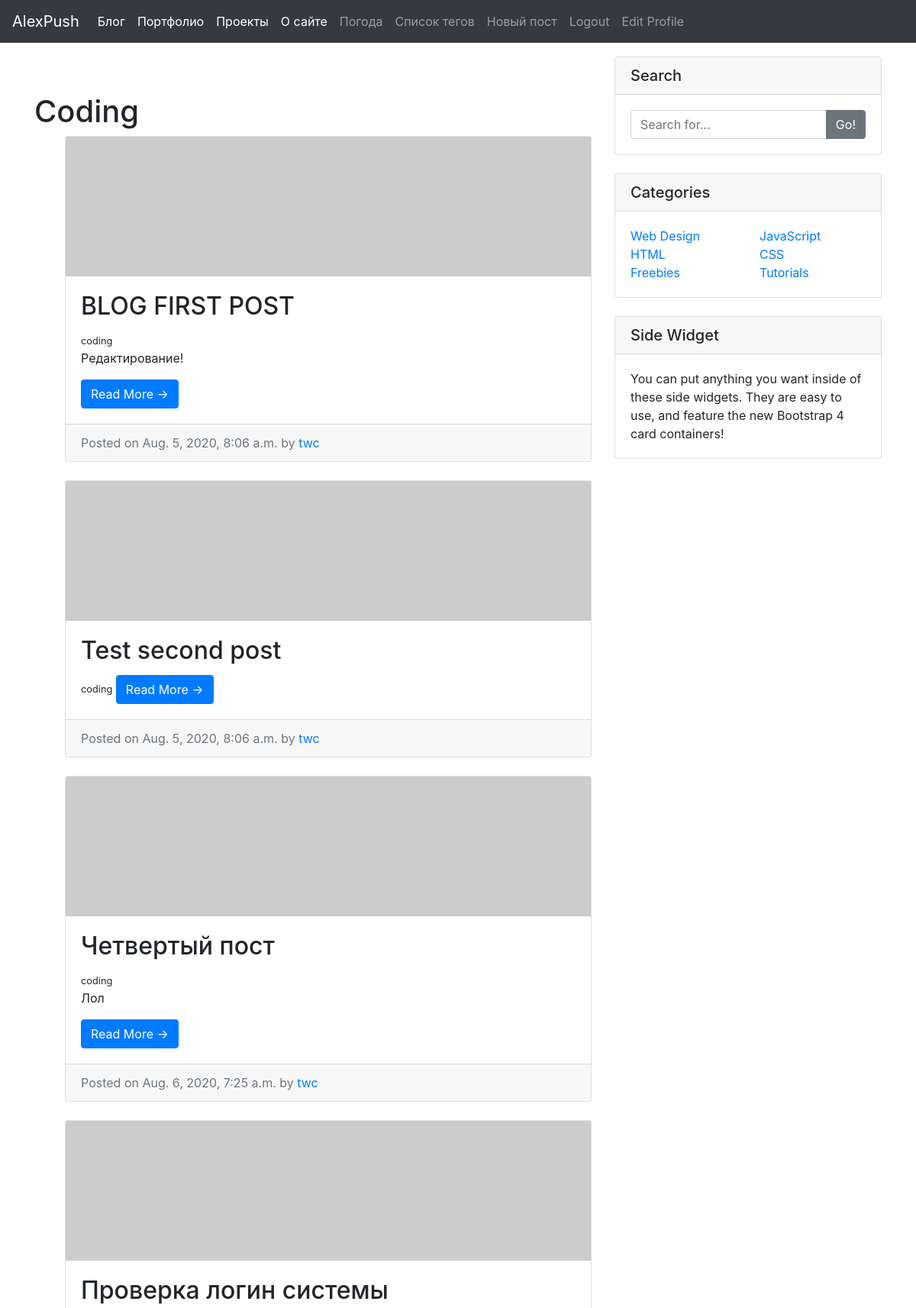
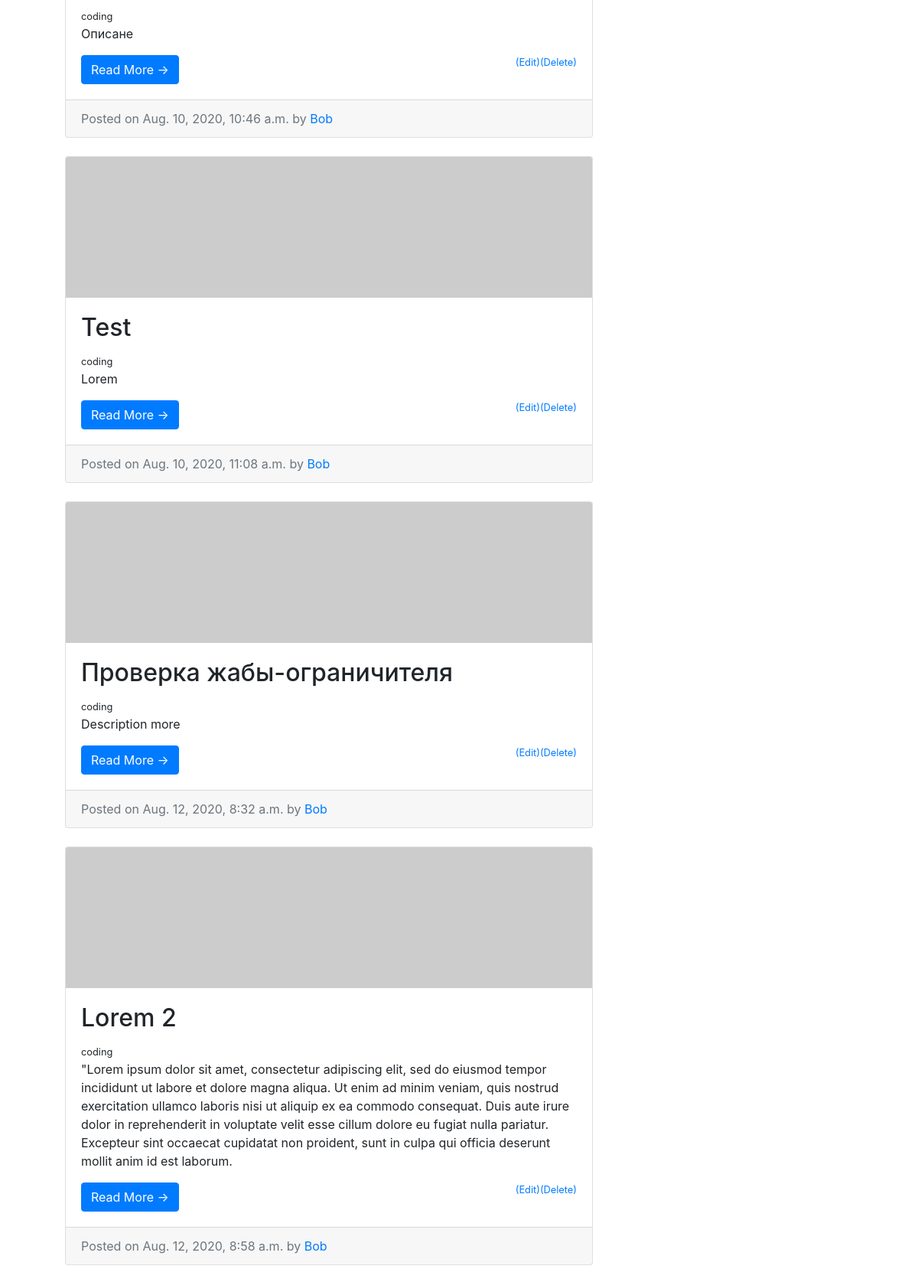
Screenshot of /blog/category/coding (signed in, upper part) with the database file from the repository (2 pictures, top to bottom).
### blog/models.py (models this page shows, shortened)
class Post(models.Model):
    title = models.CharField(max_length=255)
    author = models.ForeignKey(User, on_delete=models.CASCADE)
    description = models.TextField(max_length=500,null=True, blank=True)
    body = RichTextField(null=True, blank=True)
    date_created = models.DateTimeField(auto_now_add=True, null=True)
    category = models.CharField(max_length=255, default='coding')
    likes = models.ManyToManyField(User, related_name='blog_posts')

### blog/views.py (the view)
# urls.py: path('category/<str:cats>', CategoryView, name='category'),
def CategoryView(request, cats):
    category_posts = Post.objects.filter(category=cats.replace('-',' '))
    return render(request, 'blog/categories.html',{'category_posts':category_posts,'cats':cats.title().replace('-',' ')})

### blog/templates/blog/categories.html (shortened to what this page needs)
{% extends 'home_pages/main.html' %}
{% block content %}
{% if user.is_authenticated %}
<br>
<br>
<div>
<h1 class="mt-4">{{ cats }}</h1>
<ul>
    {% for post in category_posts %}
    <div class="card mb-4">
      <img class="card-img-top" src="http://placehold.it/750x200" alt="Card image cap">
      <div class="card-body">
        <h2 class="card-title">{{ post.title }}</h2>
        <small>{{ post.category }}</small>
        {% if post.description %}
            <p class="card-text">{{ post.description }}</p>
        {% endif %}
        <a href="{% url 'article-detail' post.pk %}" class="btn btn-primary">Read More &rarr;</a>
        {% if user.is_authenticated %}
          {% if user.id == post.author.id %}
            <small><a class="float-right" href="{% url 'delete-article' post.pk%}">(Delete)</a></small>
            <small><a class="float-right" href="{% url 'update-article' post.pk%}">(Edit)</a></small>
          {% endif %}
        {% endif %}
      </div>
      <div class="card-footer text-muted">
        Posted on {{ post.date_created }} by
        <a href="#">{{ post.author }}</a>
      </div>
    </div>
{% endfor %}
</ul>
</div>
{% else %}
  <h1>Unauthorized. Nice try!))</h1>
{% endif %}
{% endblock %}

### rows the page displays
Post: title "BLOG FIRST POST", category "coding", description "Редактирование!", date_created "Aug. 5, 2020, 8:06 a.m.", author "twc"
Post: title "Test second post", category "coding", date_created "Aug. 5, 2020, 8:06 a.m.", author "twc"
Post: title "Четвертый пост", category "coding", description "Лол", date_created "Aug. 6, 2020, 7:25 a.m.", author "twc"
Post: title "Проверка логин системы", category "coding", description "Описане", shows "(Delete)", date_created "Aug. 10, 2020, 10:46 a.m.", author "Bob"
Post: title "Test", category "coding", description "Lorem", shows "(Delete)", date_created "Aug. 10, 2020, 11:08 a.m.", author "Bob"
Post: title "Проверка жабы-ограничителя", category "coding", description "Description more", shows "(Delete)", date_created "Aug. 12, 2020, 8:32 a.m.", author "Bob"
Post: title "Lorem 2", category "coding", description "\"Lorem ipsum dolor sit amet, consectetur adipiscing elit, sed do eiusmod tempor incididunt ut labore et dolore magna aliqua. Ut enim ad minim veniam, quis nostrud exercitation ullamco laboris nisi ut aliquip ex ea commodo consequat. Duis aute irure dolor in reprehenderit in voluptate velit esse cillum dolore eu fugiat nulla pariatur. Excepteur sint occaecat cupidatat non proident, sunt in culpa qui officia deserunt mollit anim id est laborum.", shows "(Delete)", date_created "Aug. 12, 2020, 8:58 a.m.", author "Bob"

### other values shown
{{ cats }} "Coding"
